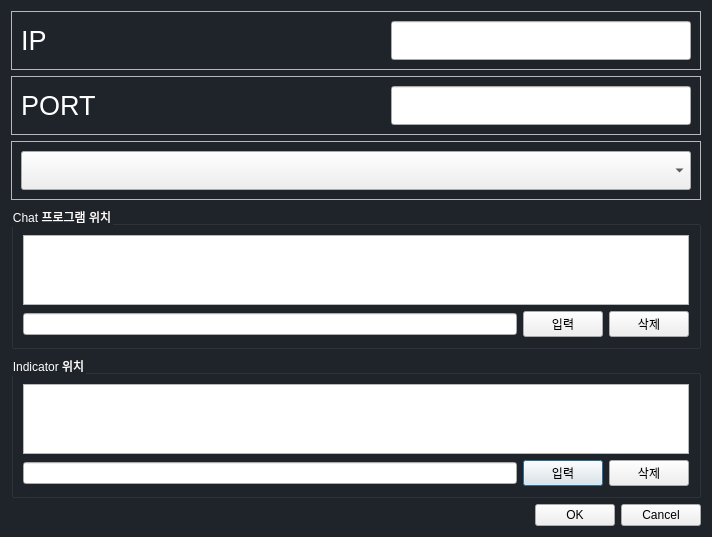
<?xml version="1.0" encoding="UTF-8"?>
<ui version="4.0">
 <class>Dialog</class>
 <widget class="QDialog" name="Dialog">
  <property name="windowModality">
   <enum>Qt::ApplicationModal</enum>
  </property>
  <property name="geometry">
   <rect>
    <x>0</x>
    <y>0</y>
    <width>712</width>
    <height>506</height>
   </rect>
  </property>
  <property name="windowTitle">
   <string>Settings</string>
  </property>
  <property name="styleSheet">
   <string notr="true">#Dialog {
	background-color: #1f232a;
}
#label, #label_2, #groupBox, #groupBox_2 {
	color: white;
}</string>
  </property>
  <layout class="QVBoxLayout" name="verticalLayout">
   <item>
    <widget class="QFrame" name="frame_2">
     <property name="sizePolicy">
      <sizepolicy hsizetype="Preferred" vsizetype="Maximum">
       <horstretch>0</horstretch>
       <verstretch>0</verstretch>
      </sizepolicy>
     </property>
     <property name="frameShape">
      <enum>QFrame::StyledPanel</enum>
     </property>
     <property name="frameShadow">
      <enum>QFrame::Raised</enum>
     </property>
     <layout class="QHBoxLayout" name="horizontalLayout">
      <item>
       <widget class="QLabel" name="label">
        <property name="font">
         <font>
          <pointsize>20</pointsize>
         </font>
        </property>
        <property name="text">
         <string>IP</string>
        </property>
       </widget>
      </item>
      <item>
       <widget class="QLineEdit" name="lineEdit">
        <property name="maximumSize">
         <size>
          <width>300</width>
          <height>16777215</height>
         </size>
        </property>
        <property name="font">
         <font>
          <pointsize>20</pointsize>
         </font>
        </property>
       </widget>
      </item>
     </layout>
    </widget>
   </item>
   <item>
    <widget class="QFrame" name="frame_4">
     <property name="frameShape">
      <enum>QFrame::StyledPanel</enum>
     </property>
     <property name="frameShadow">
      <enum>QFrame::Raised</enum>
     </property>
     <layout class="QHBoxLayout" name="horizontalLayout_4">
      <item>
       <widget class="QLabel" name="label_2">
        <property name="font">
         <font>
          <pointsize>20</pointsize>
         </font>
        </property>
        <property name="text">
         <string>PORT</string>
        </property>
       </widget>
      </item>
      <item>
       <widget class="QLineEdit" name="lineEdit_2">
        <property name="maximumSize">
         <size>
          <width>300</width>
          <height>16777215</height>
         </size>
        </property>
        <property name="font">
         <font>
          <pointsize>20</pointsize>
         </font>
        </property>
       </widget>
      </item>
     </layout>
    </widget>
   </item>
   <item>
    <widget class="QFrame" name="frame">
     <property name="sizePolicy">
      <sizepolicy hsizetype="Preferred" vsizetype="Maximum">
       <horstretch>0</horstretch>
       <verstretch>0</verstretch>
      </sizepolicy>
     </property>
     <property name="frameShape">
      <enum>QFrame::StyledPanel</enum>
     </property>
     <property name="frameShadow">
      <enum>QFrame::Raised</enum>
     </property>
     <layout class="QHBoxLayout" name="horizontalLayout_2">
      <item>
       <widget class="QComboBox" name="comboBox">
        <property name="font">
         <font>
          <pointsize>20</pointsize>
         </font>
        </property>
       </widget>
      </item>
     </layout>
    </widget>
   </item>
   <item>
    <widget class="QGroupBox" name="groupBox">
     <property name="title">
      <string>Chat 프로그램 위치</string>
     </property>
     <layout class="QVBoxLayout" name="verticalLayout_3">
      <item>
       <widget class="QListWidget" name="LocationList"/>
      </item>
      <item>
       <layout class="QHBoxLayout" name="horizontalLayout_3">
        <item>
         <widget class="QLineEdit" name="inputLocation"/>
        </item>
        <item>
         <widget class="QPushButton" name="addLocation">
          <property name="text">
           <string>입력</string>
          </property>
          <property name="default">
           <bool>true</bool>
          </property>
         </widget>
        </item>
        <item>
         <widget class="QPushButton" name="delLocation">
          <property name="text">
           <string>삭제</string>
          </property>
         </widget>
        </item>
       </layout>
      </item>
     </layout>
    </widget>
   </item>
   <item>
    <widget class="QGroupBox" name="groupBox_2">
     <property name="title">
      <string>Indicator 위치</string>
     </property>
     <layout class="QVBoxLayout" name="verticalLayout_2">
      <item>
       <widget class="QListWidget" name="InLocationList"/>
      </item>
      <item>
       <layout class="QHBoxLayout" name="horizontalLayout_5">
        <item>
         <widget class="QLineEdit" name="inputInLocation"/>
        </item>
        <item>
         <widget class="QPushButton" name="addInLocation">
          <property name="text">
           <string>입력</string>
          </property>
          <property name="default">
           <bool>true</bool>
          </property>
         </widget>
        </item>
        <item>
         <widget class="QPushButton" name="delInLocation">
          <property name="text">
           <string>삭제</string>
          </property>
         </widget>
        </item>
       </layout>
      </item>
     </layout>
    </widget>
   </item>
   <item>
    <widget class="QDialogButtonBox" name="buttonBox">
     <property name="orientation">
      <enum>Qt::Horizontal</enum>
     </property>
     <property name="standardButtons">
      <set>QDialogButtonBox::Cancel|QDialogButtonBox::Ok</set>
     </property>
    </widget>
   </item>
  </layout>
 </widget>
 <resources/>
 <connections>
  <connection>
   <sender>buttonBox</sender>
   <signal>accepted()</signal>
   <receiver>Dialog</receiver>
   <slot>accept()</slot>
   <hints>
    <hint type="sourcelabel">
     <x>248</x>
     <y>254</y>
    </hint>
    <hint type="destinationlabel">
     <x>157</x>
     <y>274</y>
    </hint>
   </hints>
  </connection>
  <connection>
   <sender>buttonBox</sender>
   <signal>rejected()</signal>
   <receiver>Dialog</receiver>
   <slot>reject()</slot>
   <hints>
    <hint type="sourcelabel">
     <x>316</x>
     <y>260</y>
    </hint>
    <hint type="destinationlabel">
     <x>286</x>
     <y>274</y>
    </hint>
   </hints>
  </connection>
 </connections>
</ui>
